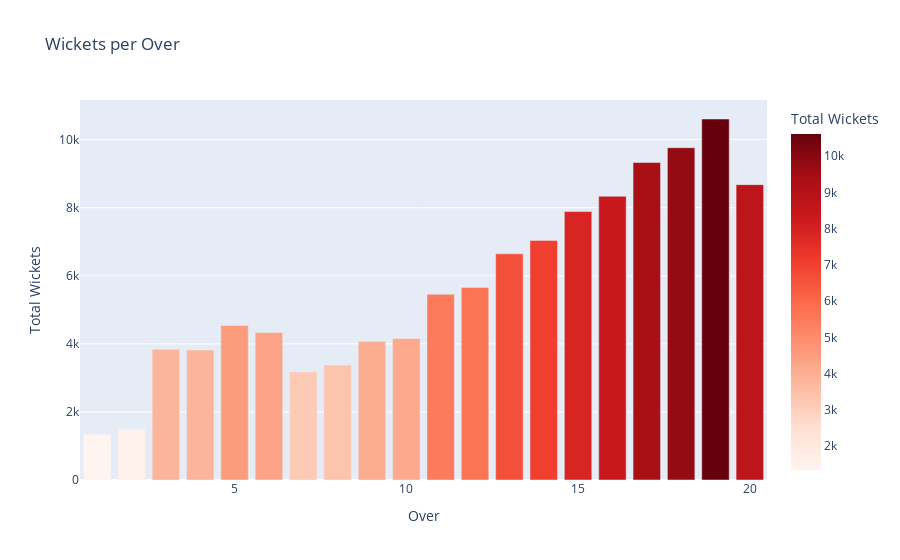

The notebook cell saved with this chart:
### Code cell
wickets_per_over_df = wickets_per_over.reset_index()
wickets_per_over_df.columns = ['Over', 'Wickets'] 
fig = px.bar(wickets_per_over_df, x='Over', y='Wickets', 
             title="Wickets per Over", 
             labels={'Over': 'Over', 'Wickets': 'Total Wickets'},
             color='Wickets', color_continuous_scale='Reds')

fig.show()

### Figure 1 — Plotly figure (JSON) as saved in the notebook; plotly's stock layout.template omitted (floating-point values rounded to 4 significant figures)
{"data": [{"alignmentgroup": "True", "hovertemplate": "Over=%{x}<br>Total Wickets=%{marker.color}<extra></extra>", "legendgroup": "", "marker": {"color": [1341, 1495, 3840, 3820, 4544, 4332, 3177, 3378, 4072, 4160, 5458, 5659, 6648, 7042, 7888, 8339, 9330, 9765, 10609, 8680], "coloraxis": "coloraxis", "pattern": {"shape": ""}}, "name": "", "offsetgroup": "", "orientation": "v", "showlegend": false, "textposition": "auto", "type": "bar", "x": [1, 2, 3, 4, 5, 6, 7, 8, 9, 10, 11, 12, 13, 14, 15, 16, 17, 18, 19, 20], "xaxis": "x", "y": [1341, 1495, 3840, 3820, 4544, 4332, 3177, 3378, 4072, 4160, 5458, 5659, 6648, 7042, 7888, 8339, 9330, 9765, 10609, 8680], "yaxis": "y"}], "layout": {"autosize": true, "barmode": "relative", "coloraxis": {"colorbar": {"title": {"text": "Total Wickets"}}, "colorscale": [[0, "rgb(255,245,240)"], [0.125, "rgb(254,224,210)"], [0.25, "rgb(252,187,161)"], [0.375, "rgb(252,146,114)"], [0.5, "rgb(251,106,74)"], [0.625, "rgb(239,59,44)"], [0.75, "rgb(203,24,29)"], [0.875, "rgb(165,15,21)"], [1, "rgb(103,0,13)"]]}, "legend": {"tracegroupgap": 0}, "title": {"text": "Wickets per Over"}, "xaxis": {"anchor": "y", "autorange": true, "domain": [0, 1], "range": [0.5, 20.5], "title": {"text": "Over"}, "type": "linear"}, "yaxis": {"anchor": "x", "autorange": true, "domain": [0, 1], "range": [0, 11170.0], "title": {"text": "Total Wickets"}, "type": "linear"}}}
